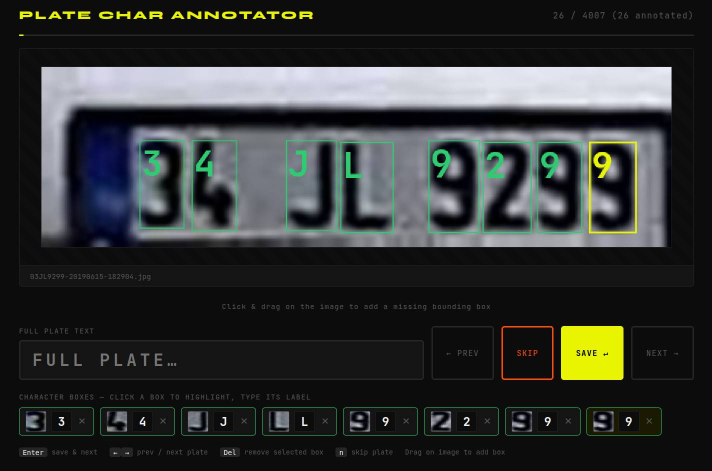
#> input picture annotator.png, 1423 x 942 px (shown at 1/2 size)
$ python debug_seg.py annotator.png
#> lines starting #> are read from the running program, lines starting #| are printed output that depends on the picture; after the words box and inside, x2 and y2 are one past the last pixel; in counts of white or black regions, pixels touching at a corner belong together
#!/usr/bin/env python3
"""
debug_seg.py — visual step-by-step debug of the segment_chars pipeline.

Usage:
    python debug_seg.py <image_path>

Writes every intermediate stage as a JPEG to ./debug_seg/.
"""

import sys
import os
import cv2
import numpy as np

OUT = "./debug_seg"
os.makedirs(OUT, exist_ok=True)


def save(name: str, img: np.ndarray):
    path = os.path.join(OUT, name)
    if img.ndim == 2:
        cv2.imwrite(path, img)
    else:
        cv2.imwrite(path, img)
    print(f"  saved: {path}  shape={img.shape}")


def draw_rect(img_bgr, rx, ry, rw, rh, color=(0, 255, 0), thickness=2):
    vis = img_bgr.copy()
    cv2.rectangle(vis, (rx, ry), (rx + rw, ry + rh), color, thickness)
    return vis


def draw_boxes(img_bgr, boxes, color=(0, 200, 255)):
    vis = img_bgr.copy()
    for b in boxes:
        x, y, w, h = b["x"], b["y"], b["w"], b["h"]
        cv2.rectangle(vis, (x, y), (x + w, y + h), color, 2)
    return vis


def hist_image(col_hist: np.ndarray, width: int, height: int = 120) -> np.ndarray:
    """Render column histogram as a grayscale image (black bg, white bars)."""
    canvas = np.zeros((height, width), dtype=np.uint8)
    max_v = col_hist.max() if col_hist.max() > 0 else 1
    for x, v in enumerate(col_hist[:width]):
        bar_h = int(v / max_v * (height - 2))
        if bar_h > 0:
            cv2.line(canvas, (x, height - 1), (x, height - 1 - bar_h), 255, 1)
    return canvas


def main(image_path: str):
    # ── Load ──────────────────────────────────────────────────────────────────
#> called with image_path = 'annotator.png'
    img = cv2.imread(image_path)
#> img is the input picture: shape (942, 1423, 3); mean B, G, R 51, 52.4, 49.7
    if img is None:
        print(f"Cannot read: {image_path}")
        sys.exit(1)

    print(f"\nImage: {image_path}  size={img.shape[1]}×{img.shape[0]}")
#| Image: annotator.png  size=1423×942
    save("00_original.jpg", img)
#|   saved: ./debug_seg/00_original.jpg  shape=(942, 1423, 3)

    gray = cv2.cvtColor(img, cv2.COLOR_BGR2GRAY)
    ih, iw = gray.shape
#> ih = 942; iw = 1423
    if iw < 300:
        scale = 300 / iw
        gray = cv2.resize(gray, None, fx=scale, fy=scale, interpolation=cv2.INTER_CUBIC)
        img  = cv2.resize(img,  None, fx=scale, fy=scale, interpolation=cv2.INTER_CUBIC)
        ih, iw = gray.shape
    save("01_gray.jpg", gray)
#|   saved: ./debug_seg/01_gray.jpg  shape=(942, 1423)

    # ── Step 1: find inner rect (flood-fill-from-outside) ────────────────────
    blurred = cv2.GaussianBlur(gray, (0, 0),
                                sigmaX=max(5, iw // 20), sigmaY=max(5, ih // 7))
    save("02_heavy_blur.jpg", blurred)
#|   saved: ./debug_seg/02_heavy_blur.jpg  shape=(942, 1423)

    _, thresh = cv2.threshold(blurred, 0, 255, cv2.THRESH_BINARY + cv2.THRESH_OTSU)
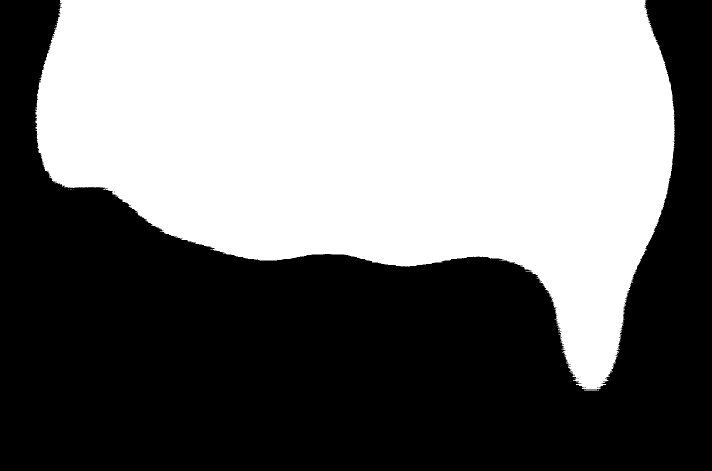
#> thresh: shape (942, 1423) (shown at 1/2 size); 48% white; 17 white regions (14 under 20 px), largest, box (x1, y1, x2, y2) and area: (71, 0, 1350, 778) 642779, (1168, 781, 1195, 782) 27, (1171, 779, 1194, 780) 23
    save("03_thresh_raw.jpg", thresh)
#|   saved: ./debug_seg/03_thresh_raw.jpg  shape=(942, 1423)

    kernel_close = cv2.getStructuringElement(cv2.MORPH_RECT, (5, 5))

    best_rect = None
    best_area = 0
    best_interior = None
    for pol_label, polarity in (("normal", thresh), ("inverted", 255 - thresh)):
        closed = cv2.morphologyEx(polarity, cv2.MORPH_CLOSE, kernel_close)
        padded = cv2.copyMakeBorder(closed, 1, 1, 1, 1, cv2.BORDER_CONSTANT, value=0)
        ph, pw = padded.shape
        n, labels, stats, _ = cv2.connectedComponentsWithStats(padded, connectivity=8)
        exterior = (set(labels[0, :].tolist()) | set(labels[ph-1, :].tolist())
                    | set(labels[:, 0].tolist()) | set(labels[:, pw-1].tolist()))
        for i in range(1, n):
            if i in exterior:
                continue
            area = int(stats[i, cv2.CC_STAT_AREA])
            if area < iw * ih * 0.10:
                continue
            if area > best_area:
                best_area = area
                best_rect = (
                    int(stats[i, cv2.CC_STAT_LEFT]) - 1,
                    int(stats[i, cv2.CC_STAT_TOP]) - 1,
                    int(stats[i, cv2.CC_STAT_WIDTH]),
                    int(stats[i, cv2.CC_STAT_HEIGHT]),
                )
                # build interior mask for visualisation
                interior_mask = np.zeros((ih, iw), dtype=np.uint8)
                interior_mask[labels[1:-1, 1:-1] == i] = 255
                best_interior = interior_mask
                print(f"  polarity={pol_label}  interior blob area={area}  rect={best_rect}")
#> this loop made 2 passes
#> (pol_label, ph, pw, n, stats) on passes 1 to 2: ('normal', 944, 1425, 2, [[0, 0, 1425, 944, 701110], [72, 1, 1279, 782, 644090]]), ('inverted', 944, 1425, 2, [[0, 0, 1425, 944, 646306], [1, 1, 1423, 942, 698894]])
#|   polarity=normal  interior blob area=644090  rect=(71, 0, 1279, 782)
#|   polarity=inverted  interior blob area=698894  rect=(0, 0, 1423, 942)
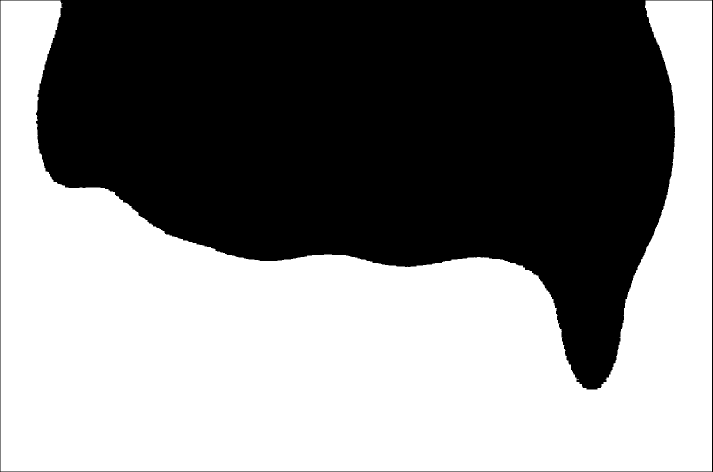
#> padded: shape (944, 1425) (shown at 1/2 size); 52% white; 1 black region, box (x1, y1, x2, y2) and area: (0, 0, 1425, 944) 646306
#> after the loop, best_area = 698894; best_rect = (0, 0, 1423, 942)

    save("04_thresh_polarity.jpg", thresh)
#|   saved: ./debug_seg/04_thresh_polarity.jpg  shape=(942, 1423)
#|   saved: ./debug_seg/05_filled.jpg  shape=(942, 1423)
    if best_interior is not None:
        save("05_filled.jpg", best_interior)
    else:
        save("05_filled.jpg", thresh)

    if best_rect is None:
        print("  No interior blob found — falling back to full image")
        rx, ry, rw, rh = 0, 0, iw, ih
    else:
        rx, ry, rw, rh = best_rect
#> rx = 0; ry = 0; rw = 1423; rh = 942

    vis_contours = img.copy()
    cv2.rectangle(vis_contours, (rx, ry), (rx + rw, ry + rh), (0, 0, 255), 2)
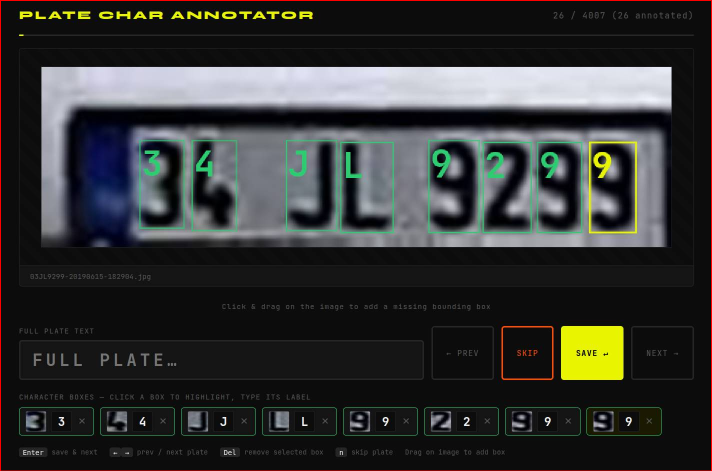
#> vis_contours: shape (942, 1423, 3) (shown at 1/2 size); 0.53% of pixels changed, all inside (x1, y1, x2, y2) = (0, 0, 1423, 942)
    save("06_inner_contours.jpg", vis_contours)
#|   saved: ./debug_seg/06_inner_contours.jpg  shape=(942, 1423, 3)

    print(f"  raw inner rect: x={rx} y={ry} w={rw} h={rh}")
#|   raw inner rect: x=0 y=0 w=1423 h=942
    save("07_inner_rect_raw.jpg", draw_rect(img, rx, ry, rw, rh, (0, 255, 0)))
#|   saved: ./debug_seg/07_inner_rect_raw.jpg  shape=(942, 1423, 3)

    mx = max(2, rw // 20)
#> mx = 71
    my = max(2, rh // 12)
#> my = 78
    rx = min(rx + mx, iw - 1)
#> rx = 71
    ry = min(ry + my, ih - 1)
#> ry = 78
    rw = max(10, rw - 2 * mx)
#> rw = 1281
    rh = max(10, rh - 2 * my)
#> rh = 786
    print(f"  inset inner rect: x={rx} y={ry} w={rw} h={rh}")
#|   inset inner rect: x=71 y=78 w=1281 h=786
    save("08_inner_rect_inset.jpg", draw_rect(img, rx, ry, rw, rh, (0, 255, 255)))
#|   saved: ./debug_seg/08_inner_rect_inset.jpg  shape=(942, 1423, 3)

    # ── Step 2: binarise crop ─────────────────────────────────────────────────
    crop_gray = cv2.GaussianBlur(gray[ry: ry + rh, rx: rx + rw], (3, 3), 0)
    save("09_crop_gray.jpg", crop_gray)
#|   saved: ./debug_seg/09_crop_gray.jpg  shape=(786, 1281)

    clahe = cv2.createCLAHE(clipLimit=2.0, tileGridSize=(4, 4))
    enhanced = clahe.apply(crop_gray)
    save("10_crop_clahe.jpg", enhanced)
#|   saved: ./debug_seg/10_crop_clahe.jpg  shape=(786, 1281)

    _, otsu = cv2.threshold(enhanced, 0, 255, cv2.THRESH_BINARY + cv2.THRESH_OTSU)
#> otsu: shape (786, 1281); 30.9% white; 121 white regions (47 under 20 px), largest, box (x1, y1, x2, y2) and area: (187, 178, 1257, 416) 163566, (12, 56, 1272, 401) 116870, (1051, 574, 1176, 682) 13331
    otsu_mean = otsu.mean()
#> otsu_mean = 78.83
    print(f"  otsu mean={otsu_mean:.1f}  \u2192 {'background=255, chars=0 (invert)' if otsu_mean > 127 else 'background=0, chars=255 (keep)'}")
#|   otsu mean=78.8  → background=0, chars=255 (keep)
    binary = (255 - otsu) if otsu_mean > 127 else otsu
    kernel_open = cv2.getStructuringElement(cv2.MORPH_RECT, (1, 3))
    binary = cv2.morphologyEx(binary, cv2.MORPH_OPEN, kernel_open)
#> binary: shape (786, 1281); 30.8% white; 83 white regions (11 under 20 px), largest, box (x1, y1, x2, y2) and area: (187, 178, 1257, 416) 163546, (12, 56, 1272, 401) 116870, (1051, 574, 1176, 682) 13326
    save("11_binary_crop.jpg", binary)
#|   saved: ./debug_seg/11_binary_crop.jpg  shape=(786, 1281)

    # ── Step 3: column histogram ──────────────────────────────────────────────
    col_hist = binary.sum(axis=0).astype(float)
#> col_hist = 1281 values, max 119595 at index 1102, min 0 at index 1272, mean 61684.3
    hist_img = hist_image(col_hist, rw)
#> in hist_image, `max_v = col_hist.max() if col_hist.max() > 0 else 1`: max_v = 119595
#> the loop in hist_image, `for x, v in enumerate(col_hist[:width]):` made 1281 passes
#> (v, bar_h) on passes 1 to 3: (9690, 9), (6630, 6), (5865, 5)
#> after the loop in hist_image, `for x, v in enumerate(col_hist[:width]):`:
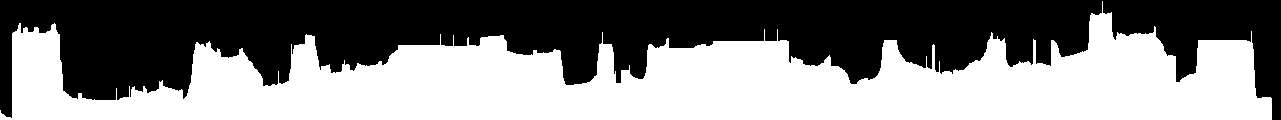
#> canvas: shape (120, 1281); 51.1% white; 1 black region, box (x1, y1, x2, y2) and area: (0, 0, 1281, 120) 75123
    save("12_col_histogram.jpg", hist_img)
#|   saved: ./debug_seg/12_col_histogram.jpg  shape=(120, 1281)
    print(f"  histogram max={col_hist.max():.0f}  mean={col_hist.mean():.1f}")
#|   histogram max=119595  mean=61684.3

    min_gap = max(2, rw // 40)
#> min_gap = 32

    # ── Step 4: contour pass on crop ─────────────────────────────────────────
    dil_k   = cv2.getStructuringElement(cv2.MORPH_RECT, (2, 2))
#> dil_k = [[1, 1], [1, 1]]
    dilated = cv2.dilate(binary, dil_k, iterations=1)
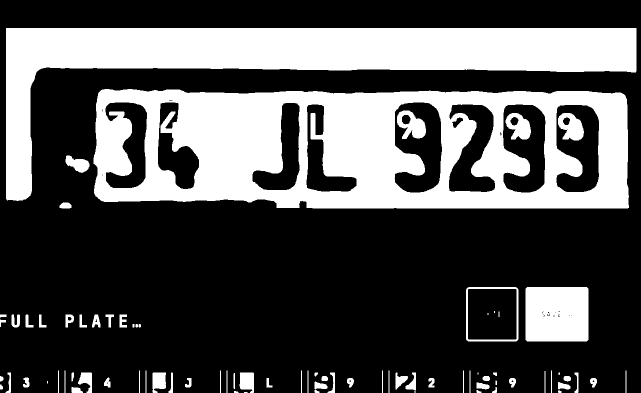
#> dilated: shape (786, 1281) (shown at 1/2 size); 31.7% white; 81 white regions (7 under 20 px)
    cnts, _ = cv2.findContours(dilated, cv2.RETR_EXTERNAL, cv2.CHAIN_APPROX_SIMPLE)
#> cnts = 75 contours, 8 with area under 20; largest, box (x1, y1, x2, y2) and area: (187, 178, 1258, 417) 241297, (12, 56, 1273, 402) 116909, (1051, 574, 1177, 683) 13482, (932, 574, 1037, 683) 11197, (131, 311, 179, 346) 940
    print(f"  char contours found: {len(cnts)}")
#|   char contours found: 75

    raw = []
    boxes_from_wide = []
    for cnt in cnts:
        bx, by, bw, bh = cv2.boundingRect(cnt)
        reason = None
        if bw < 4 or bh < 4:
            reason = "too small"
        elif bh / rh < 0.25:
            reason = f"too short (bh/rh={bh/rh:.2f})"
        elif bw / bh > 4.0 or bw > rw * 0.65:
            if bh / rh >= 0.5:
                reason = f"wide+tall (aspect={bw/bh:.2f}) → histogram split"
                sub_h = binary[:, bx: bx + bw].sum(axis=0).astype(float)
                for thr2 in (0.05, 0.08, 0.12, 0.18, 0.20, 0.22, 0.25):
                    max_s = sub_h.max() if sub_h.max() > 0 else 1
                    valley_s = sub_s = sub_h <= max_s * thr2
                    sg, in_gs, gss = [], False, 0
                    for ci, v in enumerate(valley_s):
                        if v and not in_gs: gss, in_gs = ci, True
                        elif not v and in_gs:
                            if ci - gss >= min_gap: sg.append((gss, ci))
                            in_gs = False
                    if in_gs and len(valley_s) - gss >= min_gap: sg.append((gss, len(valley_s)))
                    starts2 = [0] + [g[1] for g in sg]
                    ends2   = [g[0] for g in sg] + [bw]
                    fb2 = []
                    for xs, xe in zip(starts2, ends2):
                        sw = xe - xs
                        if sw >= 4 and 0.08 <= sw / bh <= 1.8:
                            fb2.append({"x": rx + bx + xs, "y": ry + by, "w": sw, "h": bh, "char": ""})
                    if 2 <= len(fb2) <= 14:
                        print(f"    WIDE SPLIT thr={thr2:.0%} → {len(fb2)} boxes")
                        boxes_from_wide.extend(fb2)
                        break
                else:
                    reason = f"wide+tall (aspect={bw/bh:.2f}) → no split found"
            else:
                reason = f"too wide (aspect={bw/bh:.2f})"
        if reason and "→ histogram split" not in reason:
            print(f"    REJECTED x={bx} w={bw} h={bh}: {reason}")
        elif reason is None:
            print(f"    KEPT     x={bx} w={bw} h={bh} aspect={bw/bh:.2f}")
            raw.append((bx, by, bw, bh))
#> this loop made 75 passes
#> (cnt, bx, by, bw, bh) on passes 1, 2, 13, 31, 42, 43, 44, 45: ([[488, 784], [488, 785], [494, 785], [494, 784]], 488, 784, 7, 2), ([[829, 782], [829, 785], [830, 785], [830, 782]], 829, 782, 2, 4), ([[94, 762], [94, 766], [95, 766], [95, 762]], 94, 762, 2, 5), ([[955, 745], [955, 748], [956, 748], [956, 745]], 955, 745, 2, 4), ([[1089, 742], [1089, 785], [1090, 785], [1090, 742]], 1089, 742, 2, 44), ([[1251, 741], [1251, 785], [1252, 785], [1252, 741]], 1251, 741, 2, 45), ([[1102, 741], [1102, 785], [1103, 785], [1103, 741]], 1102, 741, 2, 45), ([[939, 741], [939, 785], [940, 785], [940, 741]], 939, 741, 2, 45)
#> (bx, by, bw, bh) on passes 3 to 8: (468, 782, 9, 4), (1116, 781, 7, 5), (953, 780, 10, 6), (629, 780, 10, 6), (984, 774, 10, 12), (143, 774, 23, 12)
#|     REJECTED x=488 w=7 h=2: too small
#|     REJECTED x=829 w=2 h=4: too small
#|     REJECTED x=468 w=9 h=4: too short (bh/rh=0.01)
#|     REJECTED x=1116 w=7 h=5: too short (bh/rh=0.01)
#|     REJECTED x=953 w=10 h=6: too short (bh/rh=0.01)
#|     REJECTED x=629 w=10 h=6: too short (bh/rh=0.01)
#|     REJECTED x=984 w=10 h=12: too short (bh/rh=0.02)
#|     REJECTED x=143 w=23 h=12: too short (bh/rh=0.02)
#> (further printed lines are left out)
#> after the loop, boxes_from_wide = []; raw = []

    vis_char_cnts = img[ry: ry + rh, rx: rx + rw].copy() if img[ry: ry + rh, rx: rx + rw].size > 0 else img.copy()
    for cnt in cnts:
        bx, by, bw, bh = cv2.boundingRect(cnt)
        cv2.rectangle(vis_char_cnts, (bx, by), (bx + bw, by + bh), (0, 255, 0), 1)
#> this loop made 75 passes
#> (bx, by, bw, bh) on passes 3, 4, 5, 6, 7, 8, 9, 10, 11, 12, 14, 15: (468, 782, 9, 4), (1116, 781, 7, 5), (953, 780, 10, 6), (629, 780, 10, 6), (984, 774, 10, 12), (143, 774, 23, 12), (0, 769, 6, 10), (953, 765, 26, 14), (1116, 764, 25, 15), (629, 763, 26, 16), (991, 761, 3, 9), (1180, 756, 14, 19)
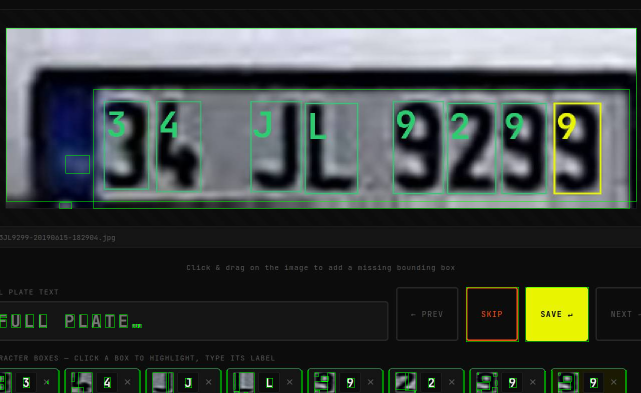
#> vis_char_cnts: shape (786, 1281, 3) (shown at 1/2 size); mean B, G, R 62.2, 65.8, 59.6
    save("13_char_contours.jpg", vis_char_cnts)
#|   saved: ./debug_seg/13_char_contours.jpg  shape=(786, 1281, 3)

    # ── Step 5: histogram gaps ────────────────────────────────────────────────
    for thr in (0.05, 0.08, 0.12, 0.18, 0.20, 0.22, 0.25):
        max_v = col_hist.max() if col_hist.max() > 0 else 1
        valley = col_hist <= max_v * thr
        gap_count = 0
        in_gap = False
        for v in valley:
            if v and not in_gap:
                in_gap = True
            elif not v and in_gap:
                gap_count += 1
                in_gap = False
        seg_count = gap_count + 1
        print(f"  hist thr={thr:.0%}: gaps={gap_count}  segments={seg_count}")

    # ── Step 6: final boxes on original ──────────────────────────────────────
    # (reproduce the same logic as segment_chars to show the final result)
    ind_boxes = []
    single_ws = [bw for _, _, bw, bh in raw if 0.25 <= bw / bh <= 1.1]
    ref_w = float(np.median(single_ws)) if single_ws else None
    for bx, by, bw, bh in raw:
        char_w = ref_w if ref_w else 0.7 * bh
        if bw > char_w * 1.6:
            sub_hist = binary[:, bx: bx + bw].sum(axis=0).astype(float)
            max_v2 = sub_hist.max() if sub_hist.max() > 0 else 1
            valley2 = sub_hist <= max_v2 * 0.08
            # simple gap scan
            sub_gaps = []
            in_g, gs = False, 0
            for ci, v in enumerate(valley2):
                if v and not in_g:
                    gs, in_g = ci, True
                elif not v and in_g:
                    if ci - gs >= min_gap:
                        sub_gaps.append((gs, ci))
                    in_g = False
            if in_g and len(valley2) - gs >= min_gap:
                sub_gaps.append((gs, len(valley2)))
            if len(sub_gaps) >= 1:
                starts = [0] + [g[1] for g in sub_gaps]
                ends   = [g[0] for g in sub_gaps] + [bw]
                for xs, xe in zip(starts, ends):
                    sw = xe - xs
                    if sw >= 4 and 0.08 <= sw / bh <= 1.8:
                        ind_boxes.append({"x": rx + bx + xs, "y": ry + by, "w": sw, "h": bh, "char": ""})
                continue
        ind_boxes.append({"x": rx + bx, "y": ry + by, "w": bw, "h": bh, "char": ""})
#> this loop made 0 passes

    # Prefer individual contour boxes; use wide-blob splits only as fallback
    if 2 <= len(ind_boxes) <= 14:
        boxes = ind_boxes
        print(f"  using individual contour boxes ({len(boxes)})")
    elif 2 <= len(boxes_from_wide) <= 14:
        boxes = boxes_from_wide
        print(f"  using wide-blob split boxes ({len(boxes)})")
    else:
        boxes = ind_boxes

    if not (2 <= len(boxes) <= 14):
        for thr in (0.05, 0.08, 0.12, 0.18, 0.20, 0.22, 0.25):
            max_v = col_hist.max() if col_hist.max() > 0 else 1
            valley = col_hist <= max_v * thr
            gaps, in_g, gs = [], False, 0
            for ci, v in enumerate(valley):
                if v and not in_g:
                    gs, in_g = ci, True
                elif not v and in_g:
                    if ci - gs >= min_gap:
                        gaps.append((gs, ci))
                    in_g = False
            if in_g and len(valley) - gs >= min_gap:
                gaps.append((gs, len(valley)))
            starts = [0] + [g[1] for g in gaps]
            ends   = [g[0] for g in gaps] + [rw]
            fb = []
            for xs, xe in zip(starts, ends):
                bw2 = xe - xs
                if bw2 >= 4 and 0.08 <= bw2 / rh <= 1.8:
                    fb.append({"x": rx + xs, "y": ry, "w": bw2, "h": rh, "char": ""})
            if 2 <= len(fb) <= 14:
                boxes = fb
                print(f"  histogram fallback thr={thr:.0%} → {len(fb)} boxes")
                break

    print(f"\n  Final boxes: {len(boxes)}")
    for b in boxes:
        print(f"    x={b['x']} y={b['y']} w={b['w']} h={b['h']}")

    save("14_final_boxes.jpg", draw_boxes(img, boxes))
#> after the loop in draw_boxes, `for b in boxes:`:
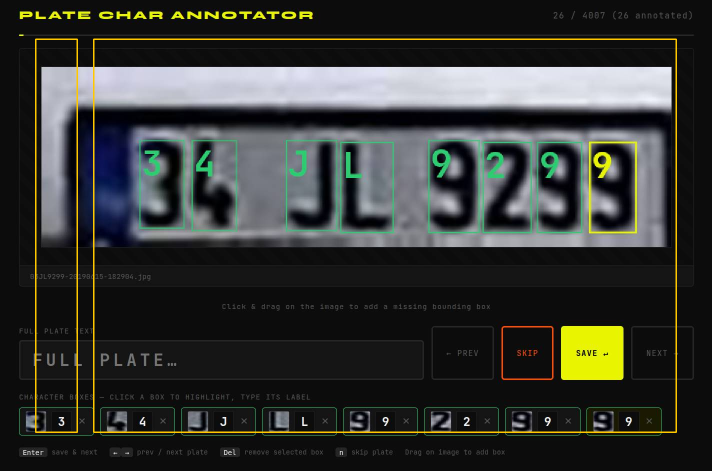
#> vis: shape (942, 1423, 3) (shown at 1/2 size); 1.26% of pixels changed, all inside (x1, y1, x2, y2) = (70, 77, 1354, 866)
#|   saved: ./debug_seg/14_final_boxes.jpg  shape=(942, 1423, 3)
    print(f"\nAll debug images written to {OUT}/")


if __name__ == "__main__":
    path = sys.argv[1] if len(sys.argv) > 1 else "/home/ce/Proje/PlakaTrainer/deskewed/01NB455-20190615-145747.jpg"
    main(path)
